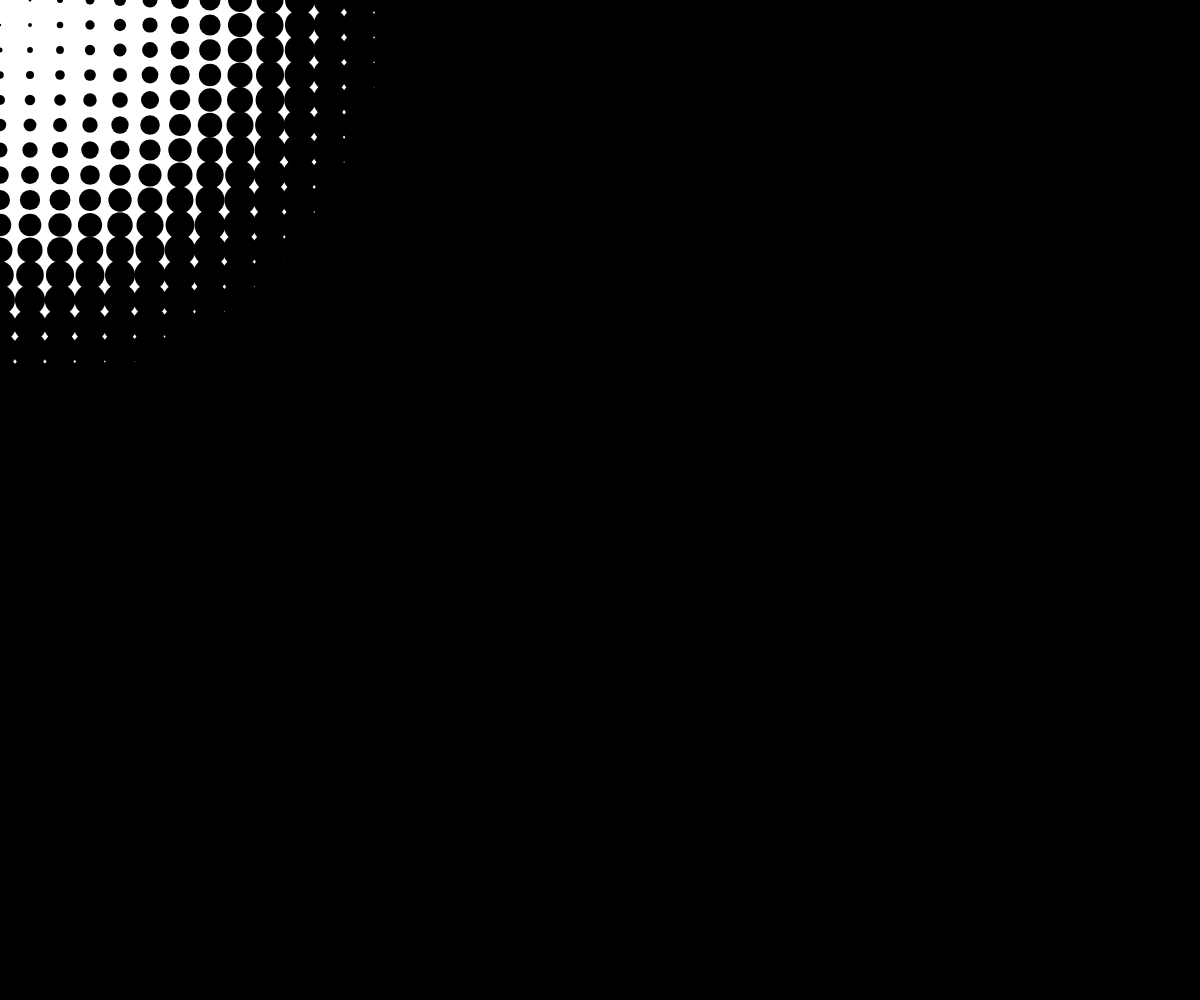
Frame 1 (no input)
Frame 60 (no input): identical to frame 1, image omitted
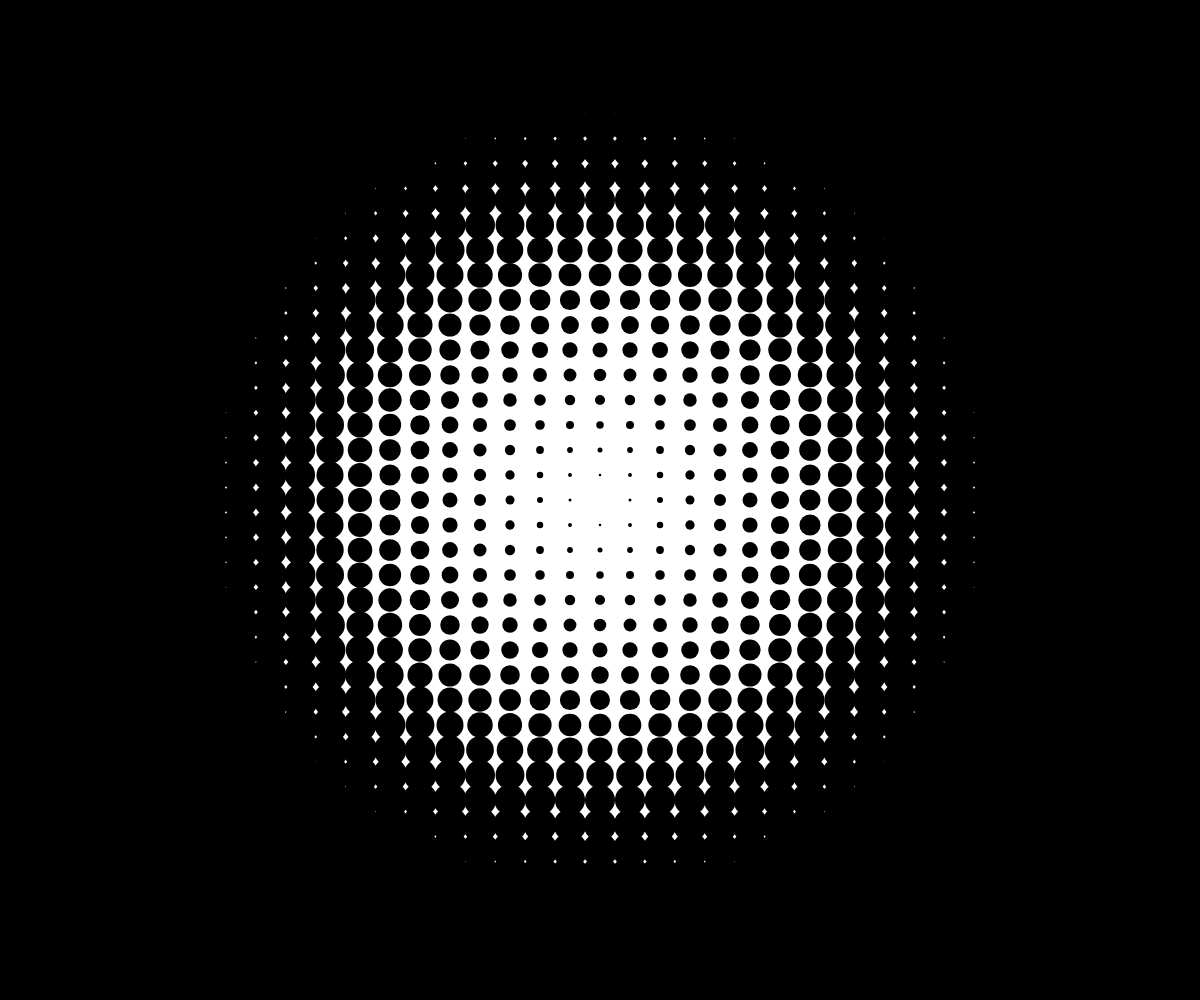
Frame 120 (the mouse pressed at the canvas centre since frame 60)

The p5.js sketch that drew these frames (run headless with seeded random() and noise() and a simulated clock; from frame 60 on, the mouse is pressed at the canvas centre):

// p5.js sketch
// ── sketch.js
function setup() {
	createCanvas(windowWidth, windowHeight);
	background(255);
}

function draw() {
		background(255);
	const tileCount = 50;
	const tileWidth = width / 40;
	const tileHeight = height / 40;
	for(let j = 0; j < tileCount; j++) {
		for(let i = 0; i < tileCount; i++) {


			const posX = i * tileWidth;
			const posY = j * tileHeight;
			let diameter = dist(mouseX, mouseY, posX, posY);

			diameter = (diameter / 10);
			push()
			translate(posX, posY, diameter * 5);
			noStroke()
			fill(0)
			ellipse(0, 0, diameter, diameter);
			pop()
		}
	}

}
